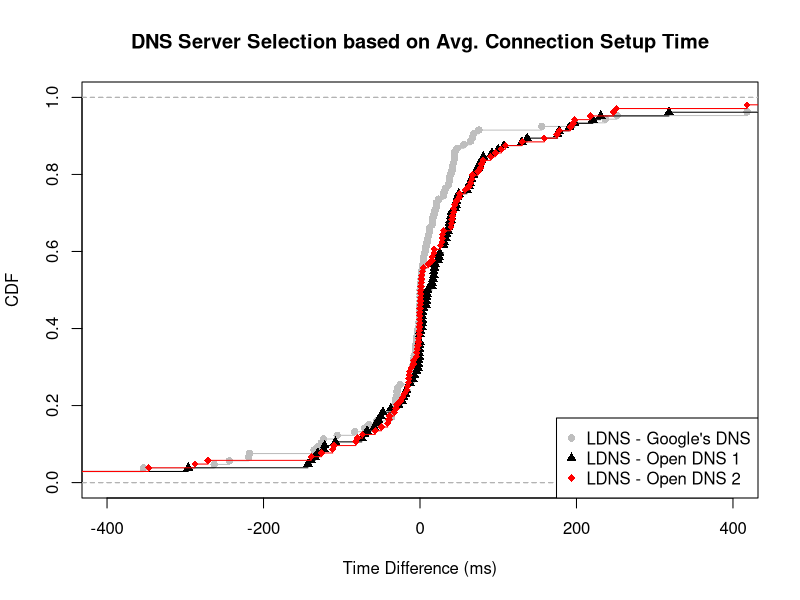

This chart was generated by the following R code:
ldns_google <- c(-0.413461538461539, 501, -123.333333333333, 0.138888888888889, -5.16666666666666, -0.291666666666664, -35, 64.8333333333333, 7.66666666666666, -218.111111111111, -507.604166666667, 56.1666666666667, 19.3333333333333, -31.2058823529412, -1.25, 44.3333333333333, -10, 9.33333333333334, -4.7875, -2.83333333333334, 522.5, -34, 16.5476190476191, 44.6666666666667, -135.333333333333, 0.199999999999999, 30.1666666666667, 0.0277777777777786, 37.3333333333333, -130.166666666667, -10.625, 41.3333333333333, -5.43333333333333, -29.3333333333333, -684, -25.3333333333333, 602.166666666667, -263, -10.5, -219, 33, 7.33333333333333, 3.58333333333334, -7.41666666666667, -105.833333333333, -8, -5.33333333333333, -1.5, 41, -0.125, -353.5, 9, 67.1666666666667, -10.5, 15.6666666666667, -65.0238095238095, -0.75, 251.666666666667, 197.833333333333, 12.3333333333333, 75.25, -801.125, -36.2619047619048, 236.833333333333, 43, 44, 1.61640211640212, 0.875, -70.6666666666667, 68.5, 1.05555555555556, 3.66666666666667, -31.0833333333333, 21.0833333333333, 4.29700854700855, -55.375, 525.576923076923, 20.9722222222222, 0.1425, -125.715277777778, 15.5, -36.25, 18.1666666666667, -0.833333333333336, -4.66666666666666, 155.6, 24.1666666666667, 30.8333333333333, 12.1111111111111, 1.83333333333333, 47.5, -243.583333333333, 39.5, 37.5, 4.33333333333334, 10.8333333333333, 418, 5.5, -28.9166666666667, -29.5, -7.83333333333333, -3.35714285714286, -9.80555555555556, 1.33333333333334, 36.5, -83.375)

ldns_03 <- c(-0.455128205128205, 318.166666666667, 35.6666666666667, -143.25, 45, 24.375, -74.3333333333333, 23.3333333333333, 60, 19.2361111111111, 220.941666666667, 71, 18.5416666666667, -2.06666666666666, 177.75, -122.833333333333, -108.166666666667, 65.6666666666667, -592.770833333333, -121.916666666667, 509.5, -47.3333333333333, -296.202380952381, 7.58333333333334, 231, -9.26666666666667, 30.1666666666667, 2.27777777777778, -1.08333333333333, 130.166666666667, -50.1875, -134.166666666667, -130.722222222222, 63.8333333333333, 15.1666666666667, 602.166666666667, 100, -22.9166666666667, 33, -70.6666666666667, 107.416666666667, -0.25, 190.833333333333, 73.8333333333333, 81, 92, -12.8333333333333, 2.79166666666666, 45.8107843137255, 9, 49.3333333333333, -1.58333333333334, 40.1666666666667, 2.84285714285713, -2.5, -529.833333333333, 197.833333333333, 62.6666666666667, 78.75, 789.25, -21.0625, 137, -139, 9.66666666666666, 4.5904761904762, 8.125, 30.1666666666667, 68.5, 2.72222222222222, -0.666666666666668, 37.5833333333333, 8.48958333333334, 17.7692307692308, -58.5, -2840.58974358974, 34.3888888888889, 0.365714285714286, -67.7111111111111, -4.33333333333333, -54.5833333333333, 3.16666666666667, -27.5, -12.8333333333333, 795, -17.3888888888889, 30.8333333333333, 25.1111111111111, -7, 47.5, 175.916666666667, 39.5, 75.8333333333333, 39, 46.5, 16.5, 0, 17.6666666666667, -18.5, -53.3333333333333, -1.16666666666667, 15.2222222222222, 0, 36.5, -37.25)

ldns_222 <- c(0.961538461538461, 764.333333333333, -125.666666666667, 0.111111111111111, -13.6666666666667, -0.625, -41.25, 64.8333333333333, -57.1666666666667, 218.111111111111, 175.233333333333, 26, 15.3833333333333, -4.98333333333333, 177.75, 44.3333333333333, 77.3333333333333, -701.333333333333, -73.5208333333333, 43.1666666666667, 522.5, -110.125, 57.5476190476191, -14.4166666666667, 192, -33.0238095238095, -3.66666666666667, -0.388888888888889, -4.16666666666666, -29.8333333333333, 41.3333333333333, 0.611111111111111, -111.5, -287.666666666667, 109.166666666667, 247.166666666667, -80, -24.8333333333333, -271, -20, 90.3333333333333, 3.25, 66.5833333333333, 28.8333333333333, 73.8333333333333, 81, 4.33333333333333, 41, -14.5416666666667, 1.31666666666666, -16.5, 67.1666666666667, -8.16666666666667, 40.1666666666667, -49.1904761904762, 103.75, 250.952380952381, 197.833333333333, 62.6666666666667, 78.75, -39.75, -15.9791666666667, 158.833333333333, 43, 1.5, -0.507440476190474, -11.2916666666667, 30.1666666666667, 2, 0.638888888888889, -1.5, -30.9166666666667, 17.9404761904762, -0.873626373626379, -346.75641025641, 96.7222222222222, 0.73, 50.2282828282828, 15.5, -139.083333333333, 2.16666666666667, -22.1333333333333, -82, -855, -39.1666666666667, 10.6666666666667, 50.9444444444444, -1.83333333333334, 0.166666666666664, 195.75, 39.5, 28.5, -1, 46.5, 418, -8.16666666666666, 17.6666666666667, -0.166666666666668, -3444.83333333333, -0.5, -13.5753968253968, 28.1666666666667, -2.5, 130.75)

ldns_google_val = ecdf(ldns_google)
ldns_03_val = ecdf(ldns_03)
ldns_222_val = ecdf(ldns_222)

plot(ldns_google_val, lty=1, col="grey", pch = 16, xlab="Time Difference (ms)", ylab="CDF", main="DNS Server Selection based on Avg. Connection Setup Time", xlim=c(-400, 400))
lines(ldns_03_val, pch = 17, col = "black")
lines(ldns_222_val, pch = 18, col = "red")

legend("bottomright",  pch = c(16, 17, 18), legend=c("LDNS - Google's DNS", "LDNS - Open DNS 1", "LDNS - Open DNS 2"), col=c("grey", "black", "red"))
